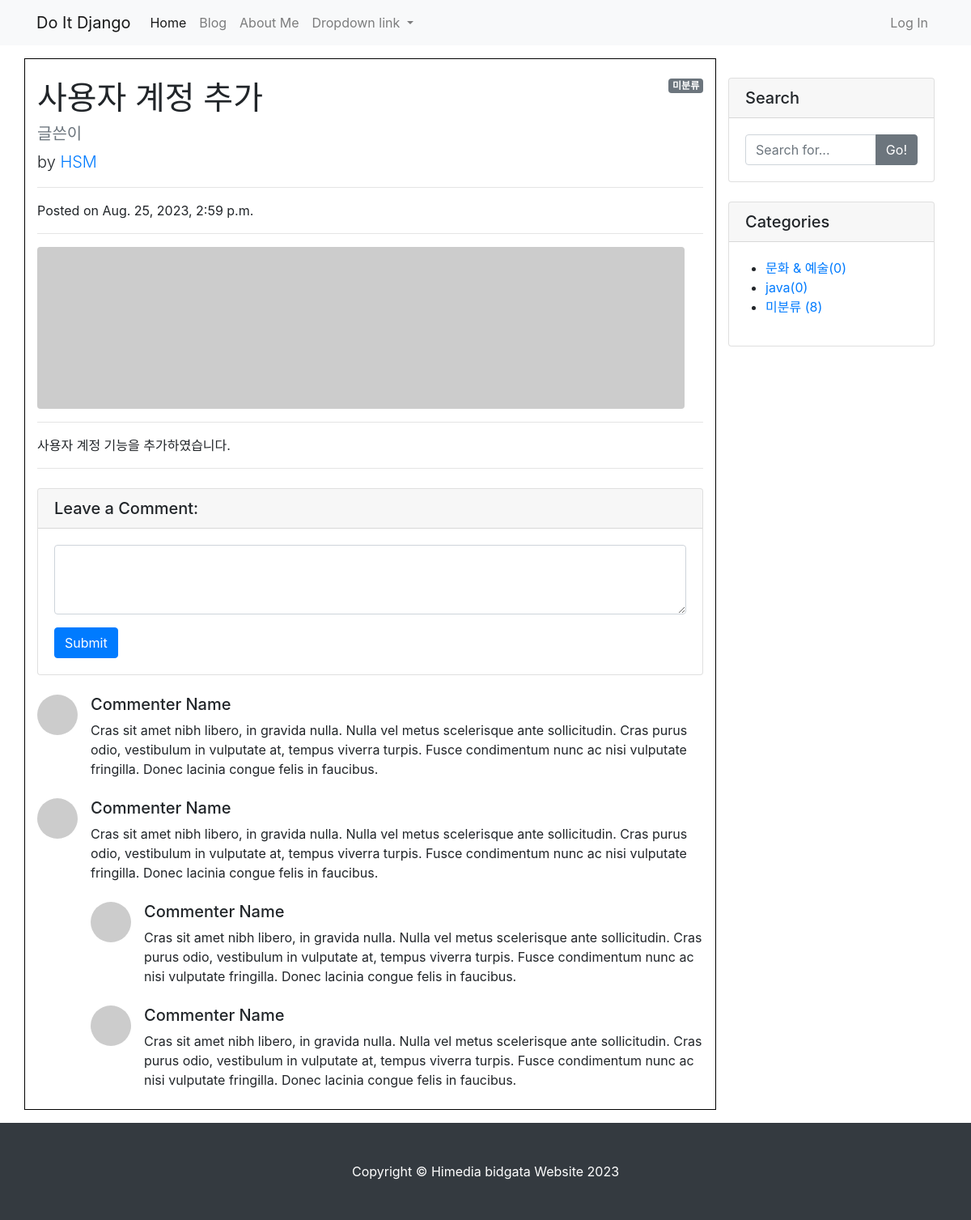
The page /blog/8/ on the database as committed earlier.
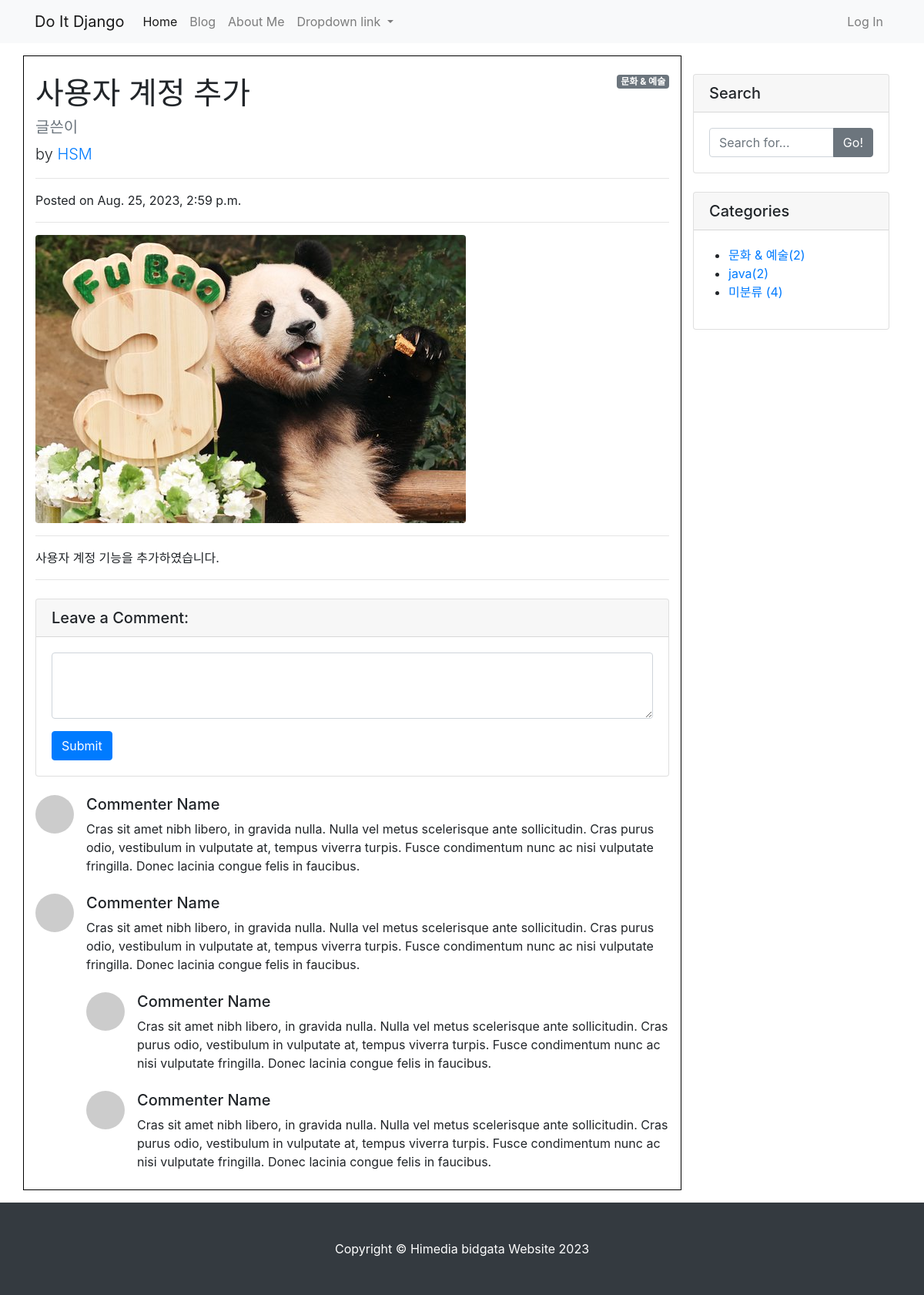
The same page on the database as committed later.
### blog/models.py (models this page shows, shortened)
class Post(models.Model):
    title = models.CharField(max_length=30)
    hook_text = models.CharField(max_length=100, blank=True)
    content = models.TextField()
    head_image = models.ImageField(upload_to='blog/images/%Y/%m/%d/', blank=True)
    file_upload = models.FileField(upload_to='blog/files/%Y/%m/%d/', blank=True)
    created_at = models.DateTimeField(auto_now_add=True)
    updated_at = models.DateTimeField(auto_now=True)
    author = models.ForeignKey(User, null=True, on_delete=models.SET_NULL)
    category = models.ForeignKey(Category, null=True, blank=True, on_delete=models.SET_NULL)
    tags = models.ManyToManyField(Tag, blank=True)

class Category(models.Model):
    name = models.CharField(max_length=50, unique=True)
    slug = models.SlugField(max_length=200, unique=True, allow_unicode=True)
    def __str__(self):
        return self.name
    def get_absolute_url(self):
        return f'/blog/category/{self.slug}/'
    class Meta:
        verbose_name_plural = 'Categories'

### blog/views.py (the view)
# urls.py: path('<int:pk>/', views.PostDetail.as_view()),
class PostDetail(DetailView):
    model = Post
    def get_context_data(self, **kwargs):
        context = super(PostDetail, self).get_context_data()
        context['categories'] = Category.objects.all()
        context['no_category_post_count'] = Post.objects.filter(category=None).count()
        return context

### blog/templates/blog/post_detail.html (shortened to what this page needs)
{% extends 'blog/base.html' %}
{% block main_area %}
<div id="post-area">
  {% if post.category %}
      <span class="badge badge-secondary float-right">{{post.category}}</span>
  {% else %}
      <span class="badge badge-secondary float-right">미분류</span>
  {% endif %}
  <h1 class="mt-4">{{post.title}}</h1>
  <h5 class="text-muted">{{post.hook_text}}</h5>
  <p class="lead">
    by
    <a href="#">{{post.author | upper}}</a>
  </p>
  <hr>
  <p>Posted on {{post.created_at}}</p>
  <hr>
  {% if post.head_image %}
  <img class="img-fluid rounded" src="{{post.head_image.url}}" alt="{{post.title}} head_image">
  {% else %}
  <img class="img-fluid rounded" src="https://picsum.photos/seed/{{post.id}}/800/200" alt="random_image">
  {% endif %}
  <hr>
  <p>{{post.content}}</p>
  <hr>
</div>
<div id="comment-area">
    <div class="card my-4">
      <h5 class="card-header">Leave a Comment:</h5>
      <div class="card-body">
        <form>
          <div class="form-group">
            <textarea class="form-control" rows="3"></textarea>
          </div>
          <button type="submit" class="btn btn-primary">Submit</button>
        </form>
      </div>
    </div>
    <div class="media mb-4">
      <img class="d-flex mr-3 rounded-circle" src="http://placehold.it/50x50" alt="">
      <div class="media-body">
        <h5 class="mt-0">Commenter Name</h5>
        Cras sit amet nibh libero, in gravida nulla. Nulla vel metus scelerisque ante sollicitudin. Cras purus odio,
        vestibulum in vulputate at, tempus viverra turpis. Fusce condimentum nunc ac nisi vulputate fringilla. Donec
        lacinia
        congue felis in faucibus.
      </div>
    </div>
    <div class="media mb-4">
      <img class="d-flex mr-3 rounded-circle" src="http://placehold.it/50x50" alt="">
      <div class="media-body">
        <h5 class="mt-0">Commenter Name</h5>
        Cras sit amet nibh libero, in gravida nulla. Nulla vel metus scelerisque ante sollicitudin. Cras purus odio,
        vestibulum in vulputate at, tempus viverra turpis. Fusce condimentum nunc ac nisi vulputate fringilla. Donec
        lacinia
        congue felis in faucibus.
        <div class="media mt-4">
          <img class="d-flex mr-3 rounded-circle" src="http://placehold.it/50x50" alt="">
          <div class="media-body">
            <h5 class="mt-0">Commenter Name</h5>
            Cras sit amet nibh libero, in gravida nulla. Nulla vel metus scelerisque ante sollicitudin. Cras purus odio,
            vestibulum in vulputate at, tempus viverra turpis. Fusce condimentum nunc ac nisi vulputate fringilla. Donec
            lacinia congue felis in faucibus.
          </div>
        </div>
        <div class="media mt-4">
          <img class="d-flex mr-3 rounded-circle" src="http://placehold.it/50x50" alt="">
          <div class="media-body">
            <h5 class="mt-0">Commenter Name</h5>
            Cras sit amet nibh libero, in gravida nulla. Nulla vel metus scelerisque ante sollicitudin. Cras purus odio,
            vestibulum in vulputate at, tempus viverra turpis. Fusce condimentum nunc ac nisi vulputate fringilla. Donec
            lacinia congue felis in faucibus.
          </div>
        </div>
      </div>
    </div>
  </div>
</div>
{% endblock %}

### blog/templates/blog/base.html (shortened to what this page needs)
<!DOCTYPE html>
{% load static %}
<html lang="ko">
<head>
    <link rel="stylesheet" href="{% static 'blog/bootstrap/bootstrap.min.css' %}" media="screen">
</head>
<body>
    {% include 'blog/navbar.html' %}
    <div class="container my-3">
        <div class="row">
            <div class="col-md-8 col-lg-9" id="main-area" style="border: solid 1px black;">
                {% block main_area %}
                {% endblock %}
                <div class="col-md-4 col-lg-3">
                    <div class="card my-4">
                        <h5 class="card-header">Search</h5>
                        <div class="card-body">
                            <div class="input-group">
                                <input type="text" class="form-control" placeholder="Search for...">
                                <span class="input-group-append">
                                    <button class="btn btn-secondary" type="button">Go!</button>
                                </span>
                            </div>
                        </div>
                    </div>
                    <div class="card my-4" id="categories-card">
                        <h5 class="card-header">Categories</h5>
                        <div class="card-body">
                            <div class="row">
                                <ul>
                                    {% for category in categories %}
                                        <li>
                                            <a href="{{category.get_absolute_url}}">{{category}}({{category.post_set.count}})</a>
                                        </li>
                                    {% endfor %}
                                        <li>
                                            <a href="/blog/category/no_category/">미분류 ({{no_category_post_count}})</a>
                                        </li>
                                </ul>
                            </div>
                        </div>
                    </div>
                </div>
            </div>
        </div>
        {% include 'blog/footer.html' %}
</body>
</html>

### blog/templates/blog/navbar.html (shortened to what this page needs)
<nav class="navbar navbar-expand-lg navbar-light bg-light">
    <div class="container">
        <a class="navbar-brand" href="/">Do It Django</a>
        <div class="collapse navbar-collapse" id="navbarNavDropdown">
            <ul class="navbar-nav">
                <li class="nav-item active">
                    <a class="nav-link" href="/blog/">Home</a>
                </li>
                <li class="nav-item">
                    <a class="nav-link" href="/blog/">Blog</a>
                </li>
                <li class="nav-item">
                    <a class="nav-link" href="/about_me/">About Me</a>
                </li>
                <li class="nav-item dropdown">
                    <a class="nav-link dropdown-toggle" href="#" role="button" data-toggle="dropdown"
                        aria-expanded="false">
                        Dropdown link
                    </a>
                </li>
            </ul>
            <ul class="navbar-nav ml-auto">
                <li class="nav-item">
                    <a class="nav-link" href="#" data-toggle="modal" data-target="#loginModal">Log In</a>
                </li>
            </ul>
        </div>
    </div>
</nav>

### blog/templates/blog/footer.html
<footer class="py-5 bg-dark">
    <div class="container">
        <p class="m-0 text-center text-white">Copyright &copy; Himedia bidgata Website 2023</p>
    </div>
</footer>

Rows that differ between the two databases and show on the page:
changed Post "사용자 계정 추가": category_id empty → 1 (drawn); category (not shown) → "문화 & 예술"; head_image: picture added
computed for Category "문화 & 예술": post_set.count "0" → "2"
computed for Category "java": post_set.count "0" → "2"
Other text that changed with them:
{{ no_category_post_count }}: "8" → "4"
text no longer shown: "미분류"
